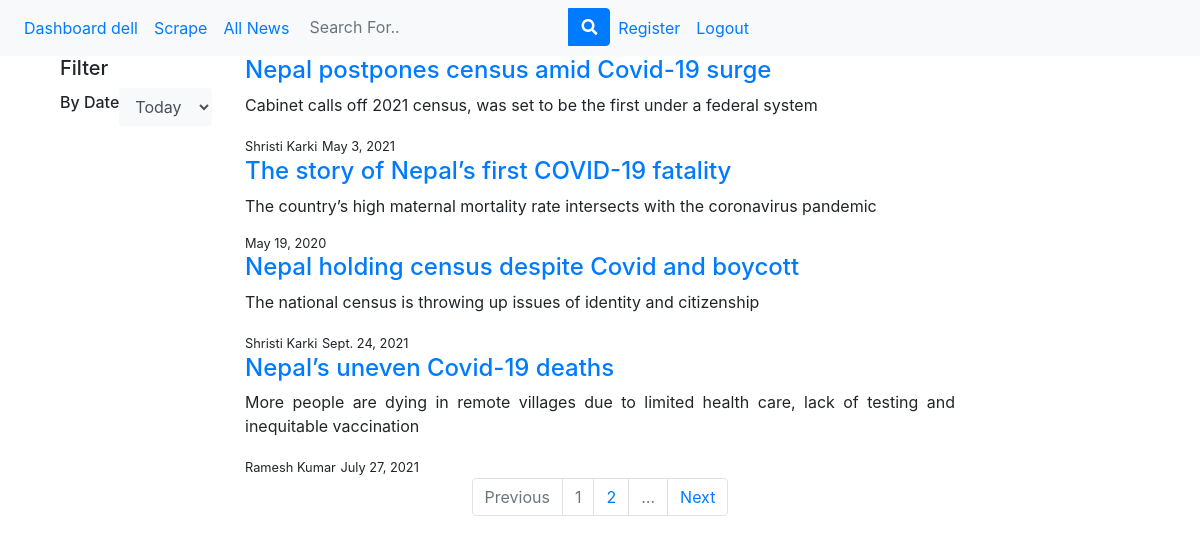
The app's page /news/allNews (signed in), older data.
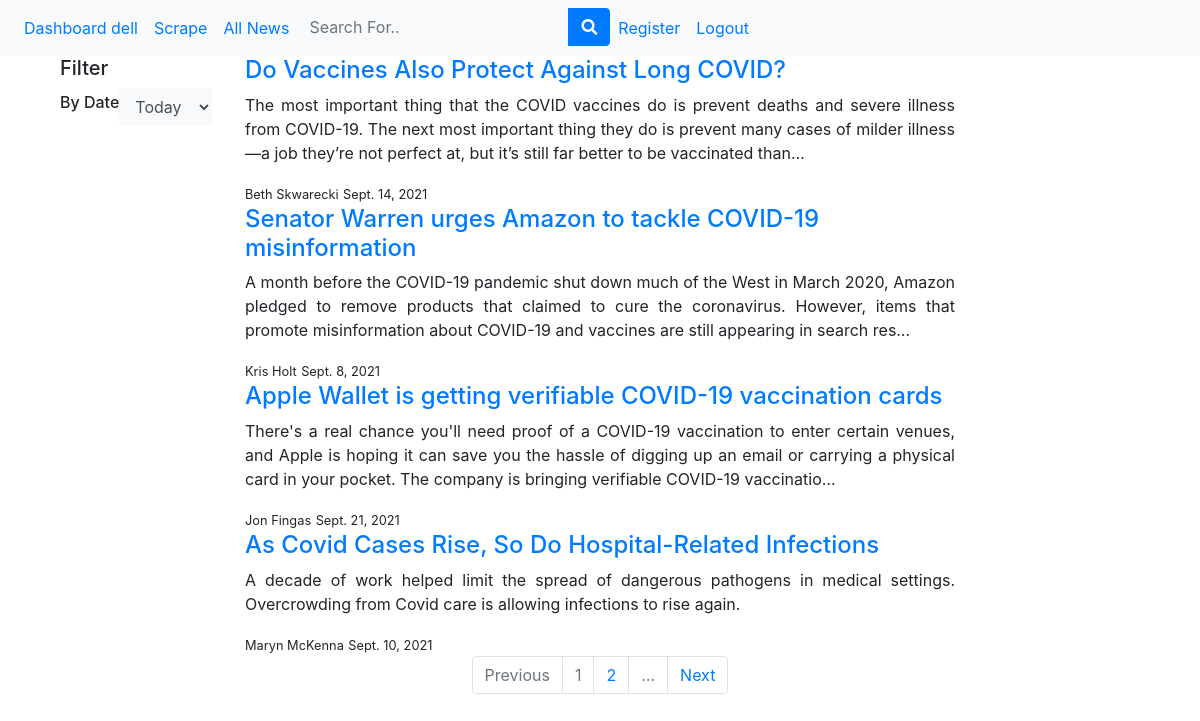
The same page, newer data.
### news/models.py (models this page shows, shortened)
class News(models.Model):
    date_created = models.DateField(auto_now=True)
    date_published = models.DateField()
    author = models.CharField(max_length=255)
    source = models.CharField(max_length=255)
    title = models.CharField(max_length=255, unique=True)
    url = models.CharField(max_length=255)
    slug = models.SlugField(unique=True, default=uuid4)
    excerpt = models.TextField()
    content = models.TextField(blank=True, null=True)

### news/views.py (the view)
# urls.py: path('allNews',views.all_news, name ='all-news'),
@login_required(login_url='/login')
def all_news (request):
    news = News.objects.all()
    page = request.GET.get('page', 1)
    paginator = Paginator(news, 4)
    try:
        news = paginator.page(page)
    except PageNotAnInteger:
        news = paginator.page(1)
    except EmptyPage:
        news = paginator.page(paginator.num_pages)
    context = {
        "news":news
    }
    return render(request,'news/all_news.html',context)

### news/templates/news/all_news.html (shortened to what this page needs)
{% extends "news/base.html" %}
{% load static %}
{% block content%}
<div class="container">
    <div class="row">
        <div class="col-md-2">
            <h5>Filter</h5>
            <form class="form-inline my-2 my-lg-0" method="GET" action="{% url 'filter-by-date' %}">
                <h6>By Date</h6>
                <div class="input-group">
                    <select class="form-control bg-light border-0 small" name='filterByDate' onchange="this.form.submit()">
                        <option value='today'>Today</option>
                    </select>
                </div>
            </form>
        </div>
        <div class="col-md-8">
        {% for news in news%}
            <div class="masonry-box" style="width: 100% !important">
                <div class="blog-box" id="{{news.slug}}" data-heading="{{news.title}}"
                 data-published="{{news.date_published}}" data-news="{{news.content}}"
                data-author="{{news.author}}"
                data-toggle="modal" data-target="">
                <div class="blog-meta">
                    <h4><a href="/news/{{news.slug}}" title="">{{news.title}}</a></h4>
                    <p class="text-justify">{{news.excerpt}}</p>
                    <small>{{news.author}}</small>
                    <small>{{news.date_published}}</small>
                </div>
            </div>
        {% endfor %}
        </div>
    </div>
</div>
<nav>
    <ul class="pagination justify-content-center">
        <li class="page-item {% if not news.has_previous %} disabled {% endif %}">
            <a class="page-link" href="{% if news.has_previous %} ?page={{ news.previous_page_number }}{% endif %} ">Previous</a>
        </li>
        {% for i in news.paginator.page_range %}
            {% if news.number == i %}
                <li class="active page-item disabled"><a class="page-link" href="#">{{ i }}</a></li>
            {% elif i > news.number|add:'-2' and i < news.number|add:'2' %}
                <li class="page-item"><a class="page-link" href="?page={{ i }}">{{ i }}</a></li>
            {% endif %}
        {% endfor %}
        {% if news.paginator.num_pages > news.number|add:'1' %}
            <li class="page-item disabled"><a class="page-link" href="#">&hellip;</a></li>
        {% endif %}
        <li class="page-item {% if not news.has_next %} disabled {% endif %}">
            <a class="page-link" href="{% if news.has_next %} ?page={{ news.next_page_number }} {% endif %}">Next</a>
        </li>
    </ul>
  </nav>
{% endblock %}

### news/templates/news/base.html (shortened to what this page needs)
{% load static %}
<html lang="en">
<head>
    <link rel="stylesheet" href="https://stackpath.bootstrapcdn.com/bootstrap/4.1.3/css/bootstrap.min.css">
    <link rel="stylesheet" href="https://use.fontawesome.com/releases/v5.7.2/css/all.css"
 />
</head>
<body>
  <nav class="navbar navbar-expand-sm bg-light">
    <ul class="navbar-nav">
        {% if user.is_authenticated %}
        <li class="nav-item">
          <a class="nav-link" href="{% url 'dashboard' %}">Dashboard {{user}}</a>
        </li>
        {% if perms.news.add_news %}
        <li class="nav-item">
            <a class="nav-link" href="{% url 'news-form' %}">Scrape</a>
        </li>
        {% endif %}
        <li class="nav-item">
            <a class="nav-link" href="{% url 'all-news' %}">All News</a>
        </li>
        <li class="nav-item">
            <form class="form-inline my-2 my-lg-0" method="GET" action="{% url 'nsearch' %}">
                <div class="input-group">
                    <input class="form-control bg-light border-0 small" type="search" name="search" placeholder="Search For.." aria-label="Search"/>
                    <div class="input-group-append">
                        <button class="btn btn-primary" type="submit">
                        <i class="fas fa-search"></i>
                        </button>
                    </div>
                </div>
            </form>
        </li>
        <li class="nav-item">
            <a class="nav-link" href="/register">Register</a>
        </li>
        <li class="nav-item">
            <a class="nav-link" href="{% url 'logout' %}">Logout</a>
        </li>
        {% endif %}
    </ul>
</nav>
  <div class="container">
    {% block content %}{% endblock %}
  </div>
</body>
</html>

Row changes from the older to the newer data that the page shows:
removed News: title "Nepal postpones census amid Covid-19 surge", excerpt "Cabinet calls off 2021 census, was set to be the first under a federal system", author "Shristi Karki", date_published "May 3, 2021"
removed News: title "The story of Nepal’s first COVID-19 fatality", excerpt "The country’s high maternal mortality rate intersects with the coronavirus pandemic", date_published "May 19, 2020"
removed News: title "Nepal holding census despite Covid and boycott", excerpt "The national census is throwing up issues of identity and citizenship", author "Shristi Karki", date_published "Sept. 24, 2021"
removed News: title "Nepal’s uneven Covid-19 deaths", excerpt "More people are dying in remote villages due to limited health care, lack of testing and inequitable vaccination", author "Ramesh Kumar", date_published "July 27, 2021"
added News: title "Do Vaccines Also Protect Against Long COVID?", excerpt "The most important thing that the COVID vaccines do is prevent deaths and severe illness from COVID-19. The next most important thing they do is prevent many cases of milder illness—a job they’re not perfect at, but it’s still far better to be vaccinated than…", author "Beth Skwarecki", date_published "Sept. 14, 2021"
added News: title "Senator Warren urges Amazon to tackle COVID-19 misinformation", excerpt "A month before the COVID-19 pandemic shut down much of the West in March 2020, Amazon pledged to remove products that claimed to cure the coronavirus. However, items that promote misinformation about COVID-19 and vaccines are still appearing in search res…", author "Kris Holt", date_published "Sept. 8, 2021"
added News: title "Apple Wallet is getting verifiable COVID-19 vaccination cards", excerpt "There's a real chance you'll need proof of a COVID-19 vaccination to enter certain venues, and Apple is hoping it can save you the hassle of digging up an email or carrying a physical card in your pocket. The company is bringing verifiable COVID-19 vaccinatio…", author "Jon Fingas", date_published "Sept. 21, 2021"
added News: title "As Covid Cases Rise, So Do Hospital-Related Infections", excerpt "A decade of work helped limit the spread of dangerous pathogens in medical settings. Overcrowding from Covid care is allowing infections to rise again.", author "Maryn McKenna", date_published "Sept. 10, 2021"
